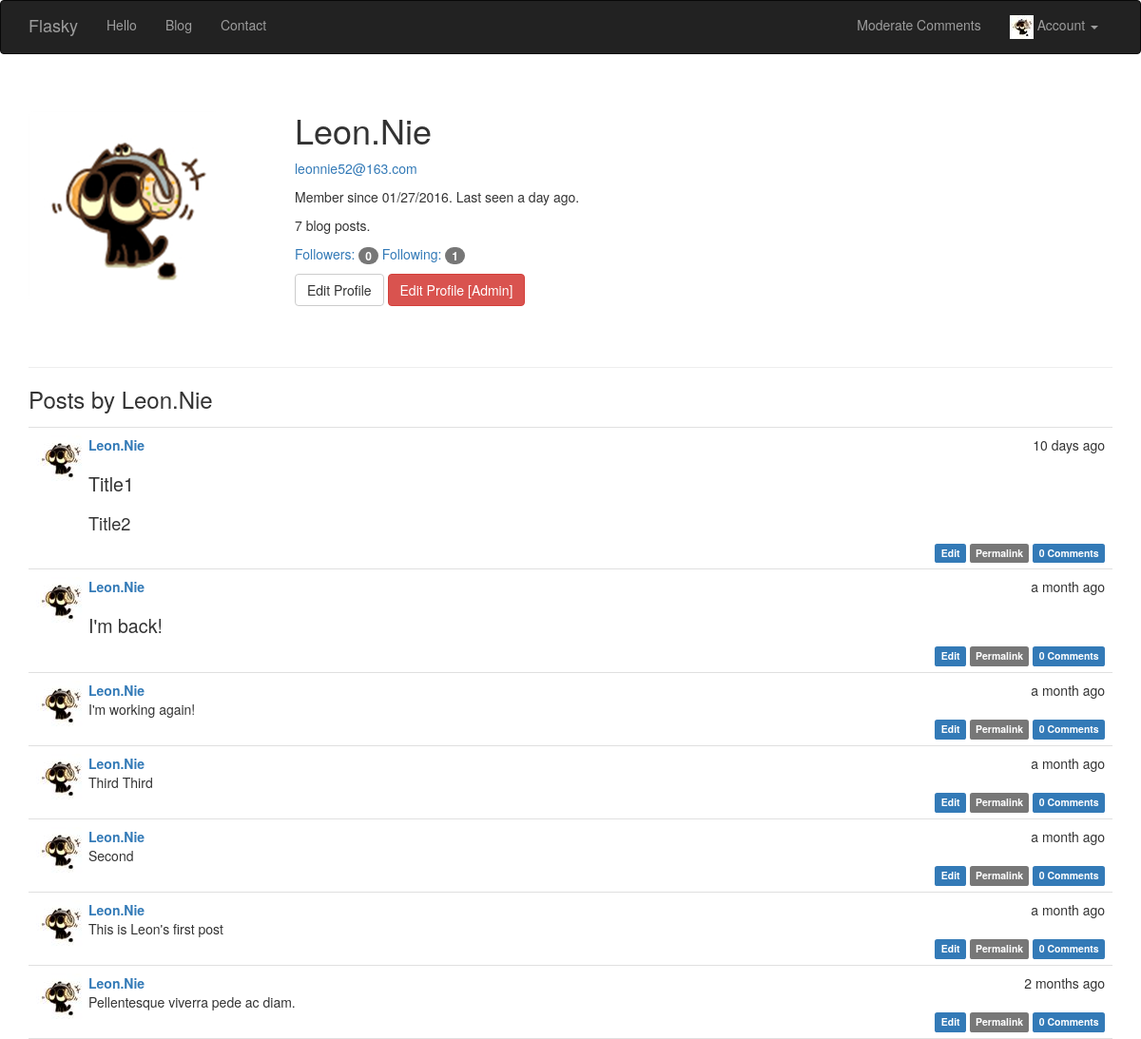
The page /user/Leon.Nie (signed in) on the database as committed earlier.
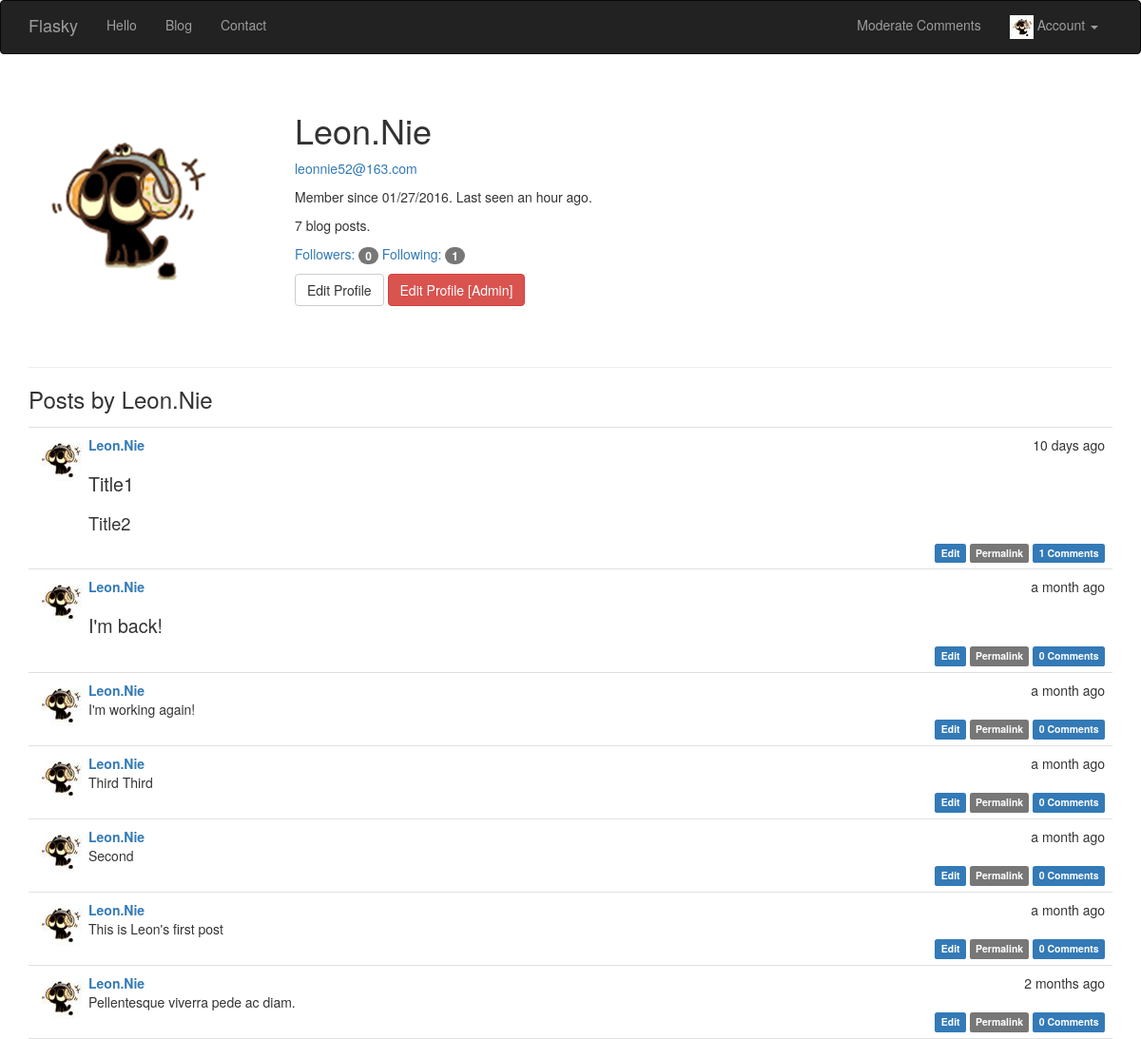
The same page on the database as committed later.
### app/models.py (models this page shows, shortened)
class User(UserMixin, db.Model):
    __tablename__ = 'users'
    id = db.Column(db.Integer, primary_key=True)
    email = db.Column(db.String(64), unique=True, index=True)
    username = db.Column(db.String(64), unique=True, index=True)
    role_id = db.Column(db.Integer, db.ForeignKey('roles.id'))
    password_hash = db.Column(db.String(128))
    confirmed = db.Column(db.BOOLEAN, default=False)
    followed = db.relationship('Follow',
                               foreign_keys=[Follow.follower_id],
                               backref=db.backref('follower', lazy='joined'),
                               lazy='dynamic',
                               cascade='all,delete-orphan')
    followers = db.relationship('Follow',
                                foreign_keys=[Follow.followed_id],
                                backref=db.backref('followed', lazy='joined'),
                                lazy='dynamic',
                                cascade='all, delete-orphan')
    comments = db.relationship('Comment', backref='author', lazy='dynamic')
    name = db.Column(db.String(64))
    location = db.Column(db.String(64))
    about_me = db.Column(db.Text())
    Ico = db.Column(db.Integer, default='2')
    member_since = db.Column(db.DateTime(), default=datetime.utcnow)  # 注册时间，db.Column()参数可以接受函数为参数
    last_seen = db.Column(db.DateTime, default=datetime.utcnow)  # 最后登录时间
    posts = db.relationship('Post', backref='author', lazy='dynamic')
    @property
    def password(self):
        raise AttributeError('Password is not a readable attribute')
    def can(self, permissions):
        return self.role.permissions is not None and (self.role.permissions & permissions) == permissions
    def is_administrator(self):
        return self.can(Permission.ADMINISTER)
    def ping(self):
        self.last_seen = datetime.utcnow()
        db.session.add(self)
    def IDIco(self, size='big'):
        if self.Ico is not None:
            if size == "mid":
                url = '../static/avatar/' + str(self.Ico) + '_mid.jpg'
            elif size == "li":
                url = '../static/avatar/' + str(self.Ico) + '_li.jpg'
            else:
                url = '../static/avatar/' + str(self.Ico) + '.jpg'
            return url

class Post(db.Model):
    __tablename__ = 'posts'
    id = db.Column(db.Integer, primary_key=True)
    body = db.Column(db.Text)
    body_html = db.Column(db.Text)
    timestamp = db.Column(db.DateTime, index=True, default=datetime.utcnow)
    author_id = db.Column(db.Integer, db.ForeignKey('users.id'))
    comments = db.relationship('Comment', backref='post', lazy='dynamic')

### app/main/views.py (the view)
@main.route('/user/<username>')
@login_required
def user(username):
    user = User.query.filter_by(username=username).first()
    if user is None:
        abort(404)
    posts = user.posts.order_by(Post.timestamp.desc()).all()
    return render_template('user.html', user=user, posts=posts)

### app/auth/views.py (called while the page is built)
@auth.before_app_request
def before_request():
    if current_user.is_authenticated:
        current_user.ping()

### app/main/__init__.py (called while the page is built)
@main.app_context_processor
def inject_permissions():
    return dict(Permission=Permission)

### app/models.py (called while the page is built)
@login_manager.user_loader
def load_user(user_id):
    return User.query.get(int(user_id))

### app/templates/user.html (shortened to what this page needs)
{% extends "base.html" %}
{% block page_content %}
    <div class="page-header">
        <img class="img-rounded profile-thumbnail" src="{{ user.IDIco() }}">
        <div class="profile-header">
            <h1>{{ user.username }}</h1>
            {% if current_user.is_administrator() %}
                <p><a href="mailto:{{ user.email }}">{{ user.email }}</a></p>
            {% endif %}
            <p>Member since {{ moment(user.member_since).format('L') }}. Last
                seen {{ moment(user.last_seen).fromNow() }}.</p>
            <p>{{ user.posts.count() }} blog posts.</p>
        <p>
            <a href="{{ url_for('.followers', username=user.username) }}">Followers: <span class="badge">{{ user.followers.count() - 1 }}</span></a>
            <a href="{{ url_for('.followed_by', username=user.username) }}">Following: <span class="badge">{{ user.followed.count() - 1 }}</span></a>
        </p>
            <p>
                {% if user == current_user %}
                    <a class="btn btn-default" href="{{ url_for('.edit_profile') }}">Edit Profile</a>
                {% endif %}
                {% if current_user.is_administrator() %}
                    <a class="btn btn-danger" href="{{ url_for('.edit_profile_admin', id=user.id) }}">Edit Profile
                        [Admin]</a>
                {% endif %}
            </p>
        </div>
    </div>
    <h3>Posts by {{ user.username }}</h3>
    {% include '_posts.html' %}
{% endblock %}

### app/templates/base.html (shortened to what this page needs)
{% extends "bootstrap/base.html" %}
{% block head %}
    {{ super() }}
    <link rel="stylesheet" type="text/css" href="{{ url_for('static', filename='styles.css') }}">
{% endblock %}
{% block navbar %}
    <div class="navbar navbar-inverse" role="navigation">
        <div class="container">
            <div class="navbar-header">
                <a class="navbar-brand" href="{{ url_for('main.index') }}">Flasky</a>
            </div>
            <div class="navbar-collapse collapse">
                <ul class="nav navbar-nav">
                    <li><a href="{{ url_for('main.hello') }}">Hello</a></li>
                    <li><a href="{{ url_for('main.blog') }}">Blog</a></li>
                    <li><a href="{{ url_for('main.contact') }}">Contact</a></li>
                </ul>
                <ul class="nav navbar-nav navbar-right">
                    {% if current_user.can(Permission.MODERATE_COMMENTS) %}
                        <li><a href="{{ url_for('main.moderate') }}">Moderate Comments</a></li>
                    {% endif %}
                    {% if current_user.is_authenticated %}
                        <li class="dropdown">
                            <a href="#" class="dropdown-toggle" data-toggle="dropdown">
                                <img src="{{ current_user.IDIco("li") }}">
                                Account <b class="caret"></b>
                            </a>
                        </li>
                    {% else %}
                        <li><a href="{{ url_for('auth.login') }}">Log In</a></li>
                    {% endif %}
                </ul>
            </div>
        </div>
    </div>
{% endblock %}
{% block content %}
    <div class="container">
        {% block page_content %}{% endblock %}
    </div>
{% endblock %}

### app/templates/_posts.html
<ul class="posts">
    {% for post in posts %}
        <li class="post">
            <div class="post-thumbnail">
                <a href="{{ url_for('.user', username=post.author.username) }}">
                    <img class="img-rounded profile-thumbnail" src="{{ post.author.IDIco('mid') }}">
                </a>
            </div>
            <div class="post-content">
                <div class="post-date">{{ moment(post.timestamp).fromNow() }}</div>
                <div class="post-author">
                    <a href="{{ url_for('.user', username=post.author.username) }}">{{ post.author.username }}</a>
                </div>
                <div class="post-body">
                    {% if post.body_html %}
                        {{ post.body_html|safe }}
                    {% else %}
                        {{ post.body }}
                    {% endif %}
                </div>
                <div class="post-footer">
                    {% if current_user==post.author %}
                        <a href="{{ url_for('.edit',id=post.id) }}">
                            <span class="label label-primary">Edit</span>
                        </a>
                    {% elif current_user.is_administrator() %}
                        <a href="{{ url_for('.edit',id=post.id) }}">
                            <span class="label label-danger">Edit [Admin]</span>
                        </a>
                    {% endif %}
                    <a href="{{ url_for('.post', id=post.id) }}">
                        <span class="label label-default">Permalink</span>
                    </a>
                    <a href="{{ url_for('.post', id=post.id) }}#comments">
                        <span class="label label-primary">{{ post.comments.count() }} Comments</span>
                    </a>
                </div>
            </div>
        </li>
    {% endfor %}
</ul>

### app/static/styles.css (style rules this page uses)
.profile-thumbnail { position: absolute; }
.profile-header { min-height: 260px; margin-left: 280px; }
ul.posts { list-style-type: none; padding: 0px; margin: 16px 0px 0px 0px; border-top: 1px solid #e0e0e0; }
ul.posts li.post { padding: 8px; border-bottom: 1px solid #e0e0e0; }
div.post-date { float: right; }
div.post-author { font-weight: bold; }
div.post-thumbnail { position: absolute; }
div.post-content { margin-left: 55px; min-height: 50px; }
div.post-footer { text-align: right; }
.post-body h1 { font-size: 140%; }
.post-body h2 { font-size: 130%; }

Rows that differ between the two databases and show on the page:
changed User "Leon.Nie": last_seen "a day ago" → "an hour ago"
computed for Post "Title1 Title2": comments.count "0" → "1"
